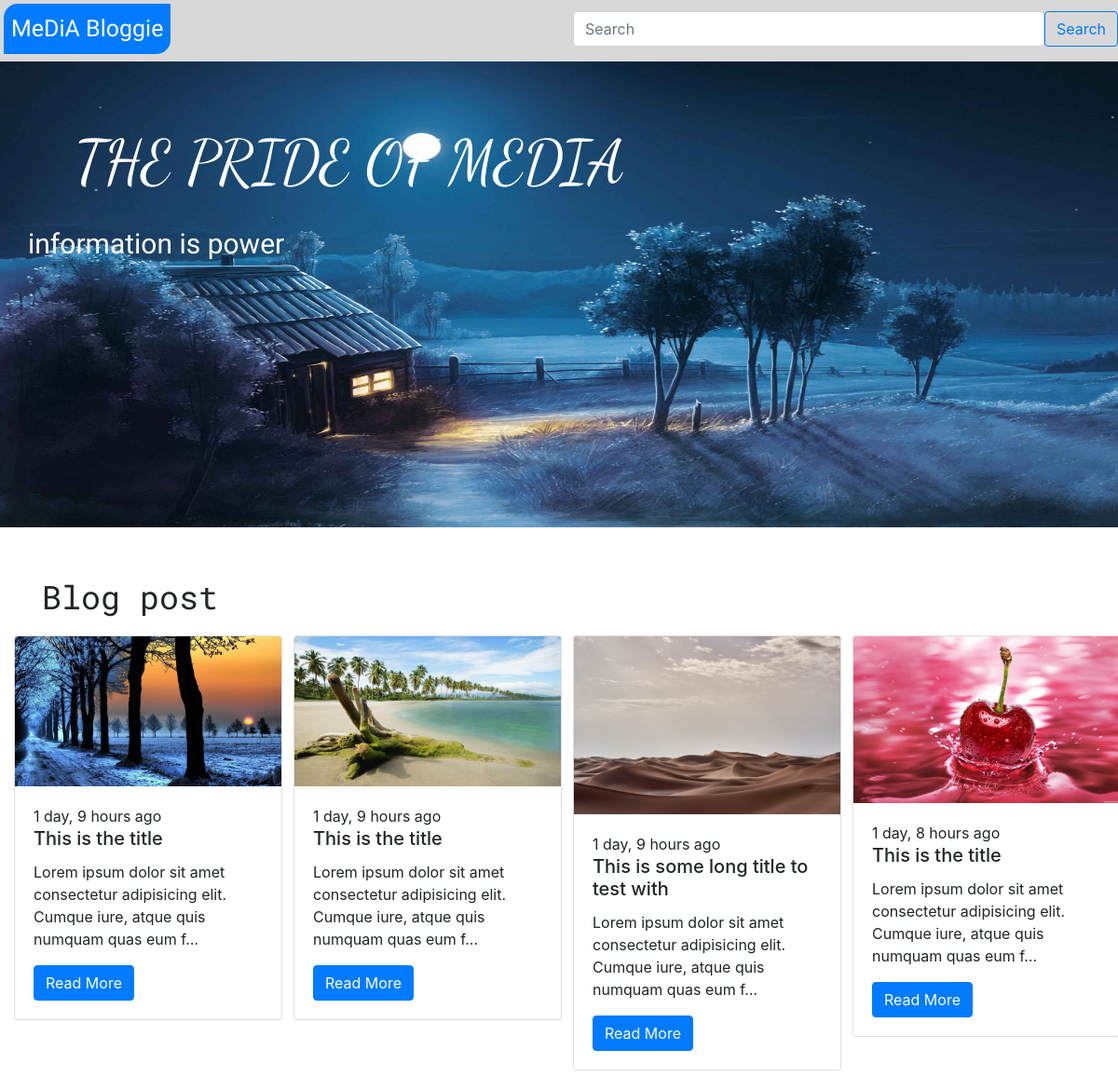
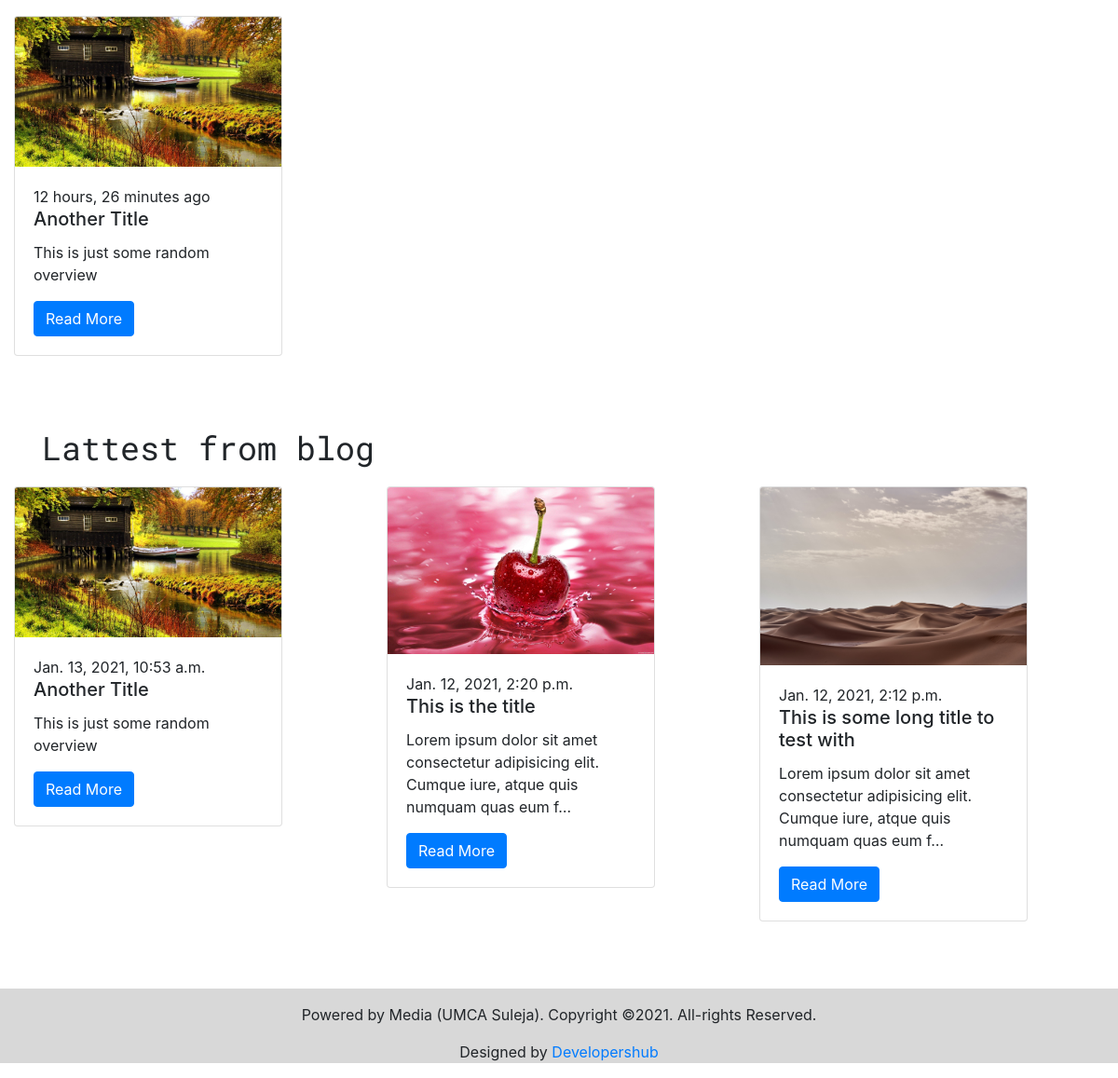
The page / on the database its author committed (2 pictures, top to bottom).
### blog/models.py (models this page shows, shortened)
class Post(models.Model):
    title = models.CharField(max_length=200)
    overview = models.TextField()
    timestamp = models.DateTimeField(auto_now_add=True)
    thumbnail = models.ImageField()
    bf_link = models.TextField(max_length=100, blank=True, null=True)
    link = models.TextField(max_length=100, blank=True, null=True)
    af_link = models.TextField(max_length=100, blank=True, null=True)
    def get_absolute_url(self):
        return reverse('post-detail', kwargs={
            'id': self.id
        })

### blog/views.py (the view)
# urls.py: path('', post_list, name='post-list'),
def post_list(request):
    post = Post.objects.all()
    lattest = Post.objects.order_by('-timestamp')[:3]
    content = {
        'post': post,
        'lattest': lattest
    }
    return render (request, 'index.html', content)

### templates/index.html
{% extends 'base.html' %}
{% load static %}
{% block content %}
        <div class="bg-img" style="background-image: url('{% static 'images/main3.jpg' %}')">
            <p id="img-bg">THE PRIDE OF MEDIA</p>
            <p id="img-bg2">information is power</p>
        </div>
        <div class="container mt-5 mb-3" id="header">Blog post</div>
        <div class="container-fluid">
          <div class="row">
            {% for i in post%}
              <div class="col-xl-3 col-sm-6 mb-4">
                <div class="card" style="width: 18rem;">
                  <img src="{{ i.thumbnail.url }}" class="card-img-top" alt="...">
                  <div class="card-body">
                    <div class="row">
                      <div class="col-12">{{ i.timestamp|timesince }} ago</div>
                      <div class="col-12"><h5 class="card-title">{{ i.title }}</h5></div>
                    </div>
                    <p class="card-text" id="body-tag">{{ i.overview|truncatechars:100 }}</p>
                    <a href="{{ i.get_absolute_url }}" class="btn btn-primary" id="body-tag">Read More</a>
                  </div>
                </div>
              </div>
              {% endfor %}
          </div>
        </div>
    <div class="container mt-5 mb-3" id="header">Lattest from blog</div>
    <div class="container-fluid" >
      <div class="row">
        {% include 'lattest.html' with lattest=lattest %}
      </div>
    </div>
    {% endblock content %}

### templates/base.html
<!DOCTYPE html>
<html lang="en">
    {% include 'head.html' %}
<body>
    {% include 'header.html' %}
    {% block content %}
    {% endblock content %}
    {% include 'footer.html' %}
</body>
</html>

### templates/head.html (shortened to what this page needs)
{% load static %}
<head>
    <link rel="stylesheet" href="https://maxcdn.bootstrapcdn.com/bootstrap/4.5.2/css/bootstrap.min.css">
    <link rel="stylesheet" href="{% static 'css/style.css' %}">
</head>

### templates/header.html
<div class="header">
    <div class="row pt-1 pb-2">
        <div class="col-xl-6">
            <div class="row ml-1"><a href="/" id="blog_name" class="btn-primary p-2">MeDiA Bloggie</a></div>
        </div>
        <div class="col-xl-6 col-lg-12 col-md-12 col-sm-12 mt-2 text-center">
          <form class="d-flex" action="{% url 'search' %}" >
          <input type="text" class="form-control me-2" name="q" type="search" placeholder="Search" aria-label="Search">
          <button class="btn btn-outline-primary" type="submit">Search</button>
        </form>
      </div>
    </div>
  </div>

### templates/lattest.html
{% for i in lattest%}
          <div class="col-xl-4 col-sm-6 mb-4">
            <div class="card " style="width: 18rem;">
              <img src="{{ i.thumbnail.url }}" class="card-img-top" alt="...">
              <div class="card-body">
                <div class="row">
                    <div class="col-12">{{ i.timestamp }}</div>
                    <div class="col-12"><h5 class="card-title">{{ i.title }}</h5></div>
                </div>
                <p class="card-text" id="body-tag">{{ i.overview|truncatechars:100 }}</p>
                <a href="{{  i.get_absolute_url }}" class="btn btn-primary" id="body-tag">Read More</a>
              </div>
            </div>
          </div>
{% endfor %}

### templates/footer.html
<div class="footer pt-3 pb-0 mt-5">
    <footer>
      <p id="body-tag">Powered by Media (UMCA Suleja). Copyright &copy;<script>document.write(new Date().getFullYear());</script>. All-rights Reserved.</p>
      <p id="body-tag">Designed by <a href="https://purpledevhub.herokuapp.com/" target="_blank">Developershub</a></p>
    </footer>
  </div>

### static/css/style.css (style rules this page uses)
.header>.row { background-color: rgb(216, 216, 216); }
.header a { text-decoration: none; }
.header #blog_name { border-top-left-radius: 15px; border-bottom-right-radius: 15px; }
.bg-img { width: 100%; height: 500px; background-repeat: no-repeat; background-size: 100% 100%; }
.bg-img p:nth-of-type(1) { color: white; padding-top: 60px; padding-left: 80px; }
.bg-img p:nth-of-type(2) { color: white; padding-left: 30px; }
.footer { background-color: rgb(216, 216, 216); width: 100%; }
.footer p { text-align: center; }
.footer p>a { text-decoration: none; }
#blog_name { font-family: 'Yeon Sung', cursive; font-size: 25px; }
#header { font-family: 'Roboto Mono', monospace; font-size: 35px; }
#img-bg { font-family: 'Dancing Script', cursive; font-size: 65px; }
#img-bg2 { font-family: 'Sofia', cursive; font-size: 30px; }

### rows shown on the page
Post: thumbnail (picture), timestamp "1 day, 9 hours", title "This is the title", overview "Lorem ipsum dolor sit amet consectetur adipisicing elit. Cumque iure, atque quis numquam quas eum f…"
Post: thumbnail (picture), timestamp "1 day, 9 hours", title "This is the title", overview "Lorem ipsum dolor sit amet consectetur adipisicing elit. Cumque iure, atque quis numquam quas eum f…"
Post: thumbnail (picture), timestamp "1 day, 9 hours", title "This is some long title to test with", overview "Lorem ipsum dolor sit amet consectetur adipisicing elit. Cumque iure, atque quis numquam quas eum f…", timestamp "Jan. 12, 2021, 2:12 p.m."
Post: thumbnail (picture), timestamp "1 day, 8 hours", title "This is the title", overview "Lorem ipsum dolor sit amet consectetur adipisicing elit. Cumque iure, atque quis numquam quas eum f…", timestamp "Jan. 12, 2021, 2:20 p.m."
Post: thumbnail (picture), timestamp "12 hours, 26 minutes", title "Another Title", overview "This is just some random overview", timestamp "Jan. 13, 2021, 10:53 a.m."
